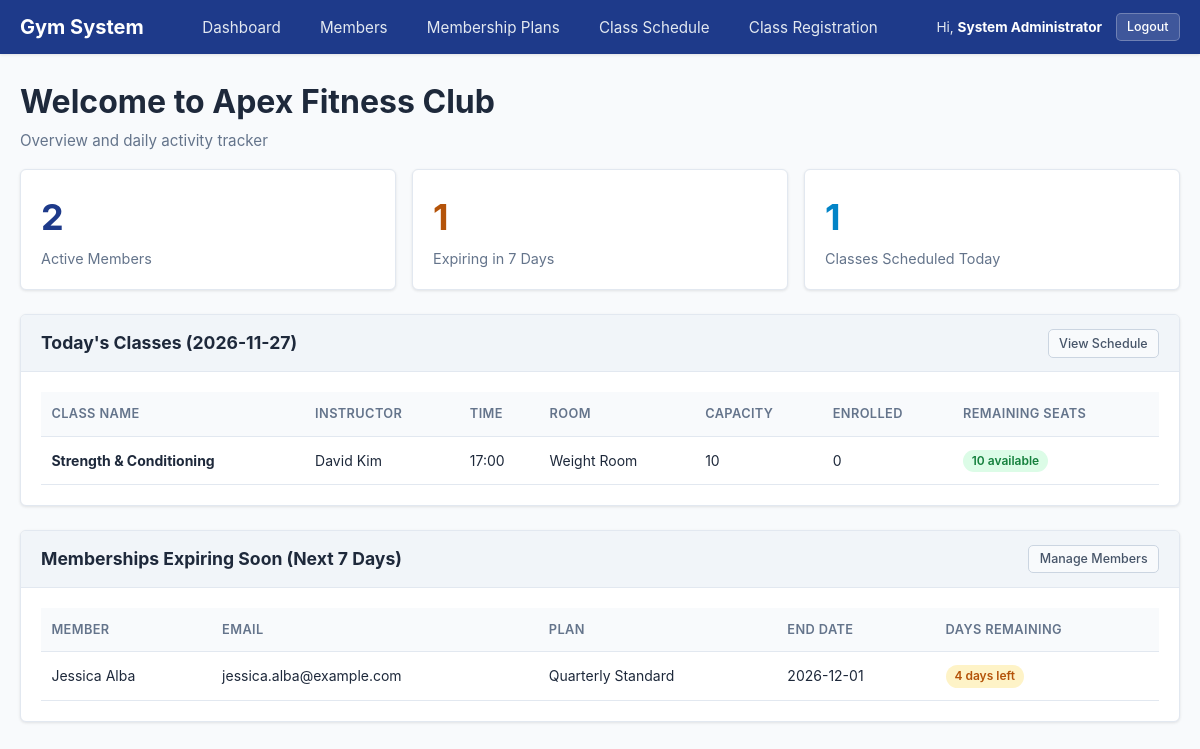
/pages/dashboard.php (signed in), run on the app's committed database.
### tables this page shows
CREATE TABLE IF NOT EXISTS `classes` (
    `id` INT AUTO_INCREMENT PRIMARY KEY,
    `class_name` VARCHAR(100) NOT NULL,
    `instructor_id` INT NOT NULL,
    `class_date` DATE NOT NULL,
    `start_time` TIME NOT NULL,
    `capacity` INT NOT NULL,
    `room` VARCHAR(50) NOT NULL,
    `created_at` TIMESTAMP DEFAULT CURRENT_TIMESTAMP,
    CONSTRAINT `fk_classes_instructor` FOREIGN KEY (`instructor_id`) REFERENCES `instructors` (`id`) ON DELETE RESTRICT
);

CREATE TABLE IF NOT EXISTS `instructors` (
    `id` INT AUTO_INCREMENT PRIMARY KEY,
    `full_name` VARCHAR(100) NOT NULL,
    `email` VARCHAR(100) NOT NULL,
    `created_at` TIMESTAMP DEFAULT CURRENT_TIMESTAMP
);

CREATE TABLE IF NOT EXISTS `memberships` (
    `id` INT AUTO_INCREMENT PRIMARY KEY,
    `member_id` INT NOT NULL,
    `plan_id` INT NOT NULL,
    `start_date` DATE NOT NULL,
    `end_date` DATE NOT NULL,
    `status` VARCHAR(20) NOT NULL DEFAULT 'Active',
    `created_at` TIMESTAMP DEFAULT CURRENT_TIMESTAMP,
    CONSTRAINT `fk_memberships_member` FOREIGN KEY (`member_id`) REFERENCES `members` (`id`) ON DELETE CASCADE,
    CONSTRAINT `fk_memberships_plan` FOREIGN KEY (`plan_id`) REFERENCES `membership_plans` (`id`) ON DELETE RESTRICT
);

CREATE TABLE IF NOT EXISTS `members` (
    `id` INT AUTO_INCREMENT PRIMARY KEY,
    `first_name` VARCHAR(50) NOT NULL,
    `last_name` VARCHAR(50) NOT NULL,
    `email` VARCHAR(100) NOT NULL UNIQUE,
    `phone` VARCHAR(20) NOT NULL,
    `date_of_birth` DATE NOT NULL,
    `status_id` INT NOT NULL,
    `joined_on` DATE NOT NULL,
    `created_at` TIMESTAMP DEFAULT CURRENT_TIMESTAMP,
    CONSTRAINT `fk_members_status` FOREIGN KEY (`status_id`) REFERENCES `member_statuses` (`id`) ON UPDATE CASCADE ON DELETE RESTRICT
);

CREATE TABLE IF NOT EXISTS `membership_plans` (
    `id` INT AUTO_INCREMENT PRIMARY KEY,
    `plan_name` VARCHAR(100) NOT NULL,
    `duration_days` INT NOT NULL,
    `price` DECIMAL(10, 2) NOT NULL,
    `created_at` TIMESTAMP DEFAULT CURRENT_TIMESTAMP
);

### includes/functions.php (called while the page is built, shortened)
<?php
function escape($value) {
    return htmlspecialchars((string)$value, ENT_QUOTES, 'UTF-8');
}

### models/member.php (called while the page is built, shortened)
<?php
class Member {
    private $db_connection;
    public function __construct($db_connection) {
        $this->db_connection = $db_connection;
    }
    public function getActiveCount() {
        $sql_query = "
            SELECT COUNT(*) AS total
            FROM members m
            JOIN member_statuses s ON m.status_id = s.id
            WHERE s.status_name = 'Active'
        ";
        $statement = $this->db_connection->prepare($sql_query);
        $statement->execute();
        $row = $statement->fetch();
        return $row ? (int)$row['total'] : 0;
    }
}

### models/membership.php (called while the page is built, shortened)
<?php
class Membership {
    private $db_connection;
    public function __construct($db_connection) {
        $this->db_connection = $db_connection;
    }
    public function getExpiringSoon($days_threshold = 7) {
        $sql_query = "
            SELECT ms.*, m.first_name, m.last_name, m.email, m.phone, p.plan_name,
                   DATEDIFF(ms.end_date, CURDATE()) AS days_remaining
            FROM memberships ms
            JOIN members m ON ms.member_id = m.id
            JOIN membership_plans p ON ms.plan_id = p.id
            WHERE ms.status = 'Active'
              AND ms.end_date >= CURDATE()
              AND ms.end_date <= DATE_ADD(CURDATE(), INTERVAL :days DAY)
            ORDER BY ms.end_date ASC
        ";
        $statement = $this->db_connection->prepare($sql_query);
        $statement->bindValue(':days', (int)$days_threshold, PDO::PARAM_INT);
        $statement->execute();
        return $statement->fetchAll();
    }
    public function syncExpiredMemberships() {
        $this->db_connection->query("
            UPDATE memberships
            SET status = 'Expired'
            WHERE status = 'Active' AND end_date < CURDATE()
        ");
        $this->db_connection->query("
            UPDATE members m
            JOIN (
                SELECT member_id, MAX(end_date) AS max_end
                FROM memberships
                GROUP BY member_id
            ) latest_ms ON m.id = latest_ms.member_id
            SET m.status_id = 2
            WHERE latest_ms.max_end < CURDATE() AND m.status_id = 1
        ");
    }
}

### models/gym_class.php (called while the page is built, shortened)
<?php
class GymClass {
    private $db_connection;
    public function __construct($db_connection) {
        $this->db_connection = $db_connection;
    }
    public function getTodayClasses() {
        $sql_query = "
            SELECT c.*, i.full_name AS instructor_name,
                   COUNT(r.id) AS registered_count,
                   (c.capacity - COUNT(r.id)) AS seats_remaining
            FROM classes c
            JOIN instructors i ON c.instructor_id = i.id
            LEFT JOIN registrations r ON c.id = r.class_id
            WHERE c.class_date = CURDATE()
            GROUP BY c.id
            ORDER BY c.start_time ASC
        ";
        $statement = $this->db_connection->prepare($sql_query);
        $statement->execute();
        return $statement->fetchAll();
    }
}

### pages/dashboard.php (the view, shortened to what this page needs)
<?php
require_once __DIR__ . '/../includes/header.php';
require_once __DIR__ . '/../models/member.php';
require_once __DIR__ . '/../models/membership.php';
require_once __DIR__ . '/../models/gym_class.php';
$pdo_connection = getDbConnection();
$member_model = new Member($pdo_connection);
$membership_model = new Membership($pdo_connection);
$class_model = new GymClass($pdo_connection);
$membership_model->syncExpiredMemberships();
$active_members_count = $member_model->getActiveCount();
$expiring_memberships = $membership_model->getExpiringSoon(7);
$today_classes = $class_model->getTodayClasses();
$gym_title = 'Apex Fitness Club';
?>
<div class="dashboard-header">
    <h1>Welcome to <?php echo escape($gym_title); ?></h1>
    <p class="subtitle">Overview and daily activity tracker</p>
</div>
<div class="stats-grid">
    <div class="stat-card">
        <div class="stat-number"><?php echo escape($active_members_count); ?></div>
        <div class="stat-label">Active Members</div>
    </div>
    <div class="stat-card stat-warning">
        <div class="stat-number"><?php echo count($expiring_memberships); ?></div>
        <div class="stat-label">Expiring in 7 Days</div>
    </div>
    <div class="stat-card stat-info">
        <div class="stat-number"><?php echo count($today_classes); ?></div>
        <div class="stat-label">Classes Scheduled Today</div>
    </div>
</div>
<div class="dashboard-sections">
    <section class="card mb-4">
        <div class="card-header">
            <h2>Today's Classes (<?php echo date('Y-m-d'); ?>)</h2>
            <a href="<?php echo escape(BASE_URL); ?>/pages/schedule.php" class="btn btn-sm btn-secondary">View Schedule</a>
        </div>
        <div class="card-body">
            <?php if (empty($today_classes)): ?>
                <p class="text-muted">No classes scheduled for today.</p>
            <?php else: ?>
                <table class="data-table">
                    <thead>
                        <tr>
                            <th>Class Name</th>
                            <th>Instructor</th>
                            <th>Time</th>
                            <th>Room</th>
                            <th>Capacity</th>
                            <th>Enrolled</th>
                            <th>Remaining Seats</th>
                        </tr>
                    </thead>
                    <tbody>
                        <?php foreach ($today_classes as $class_row): ?>
                            <tr>
                                <td><strong><?php echo escape($class_row['class_name']); ?></strong></td>
                                <td><?php echo escape($class_row['instructor_name']); ?></td>
                                <td><?php echo escape(substr($class_row['start_time'], 0, 5)); ?></td>
                                <td><?php echo escape($class_row['room']); ?></td>
                                <td><?php echo escape($class_row['capacity']); ?></td>
                                <td><?php echo escape($class_row['registered_count']); ?></td>
                                <td>
                                    <span class="badge <?php echo $class_row['seats_remaining'] > 0 ? 'badge-success' : 'badge-danger'; ?>">
                                        <?php echo escape($class_row['seats_remaining']); ?> available
                                    </span>
                                </td>
                            </tr>
                        <?php endforeach; ?>
                    </tbody>
                </table>
            <?php endif; ?>
        </div>
    </section>
    <section class="card">
        <div class="card-header">
            <h2>Memberships Expiring Soon (Next 7 Days)</h2>
            <a href="<?php echo escape(BASE_URL); ?>/pages/members.php" class="btn btn-sm btn-secondary">Manage Members</a>
        </div>
        <div class="card-body">
            <?php if (empty($expiring_memberships)): ?>
                <p class="text-muted">No memberships are expiring within the next 7 days.</p>
            <?php else: ?>
                <table class="data-table">
                    <thead>
                        <tr>
                            <th>Member</th>
                            <th>Email</th>
                            <th>Plan</th>
                            <th>End Date</th>
                            <th>Days Remaining</th>
                        </tr>
                    </thead>
                    <tbody>
                        <?php foreach ($expiring_memberships as $membership_row): ?>
                            <tr>
                                <td><?php echo escape($membership_row['first_name'] . ' ' . $membership_row['last_name']); ?></td>
                                <td><?php echo escape($membership_row['email']); ?></td>
                                <td><?php echo escape($membership_row['plan_name']); ?></td>
                                <td><?php echo escape($membership_row['end_date']); ?></td>
                                <td>
                                    <span class="badge badge-warning">
                                        <?php echo escape($membership_row['days_remaining']); ?> days left
                                    </span>
                                </td>
                            </tr>
                        <?php endforeach; ?>
                    </tbody>
                </table>
            <?php endif; ?>
        </div>
    </section>
</div>
<?php require_once __DIR__ . '/../includes/footer.php'; ?>

### assets/css/style.css (style rules this page uses)
:root { --primary-color: #1e3a8a; --primary-hover: #172554; --secondary-color: #64748b; --secondary-hover: #475569; --success-color: #15803d; --danger-color: #b91c1c; --warning-color: #b45309; --bg-color: #f8fafc; --card-bg: #ffffff; --text-color: #1e293b; --text-muted: #64748b; --border-color: #e2e8f0; --radius: 6px; --shadow: 0 1px 3px rgba(0, 0, 0, 0.1); }
* { box-sizing: border-box; margin: 0; padding: 0; }
body { font-family: -apple-system, BlinkMacSystemFont, "Segoe UI", Roboto, Helvetica, Arial, sans-serif; background-color: var(--bg-color); color: var(--text-color); line-height: 1.5; display: flex; flex-direction: column; min-height: 100vh; }
.subtitle { color: var(--text-muted); font-size: 0.95rem; margin-top: 0.25rem; }
.stats-grid { display: grid; grid-template-columns: repeat(auto-fit, minmax(240px, 1fr)); gap: 1rem; margin-bottom: 1.5rem; margin-top: 1rem; }
.stat-card { background-color: var(--card-bg); border: 1px solid var(--border-color); border-radius: var(--radius); padding: 1.25rem; box-shadow: var(--shadow); }
.stat-number { font-size: 2.25rem; font-weight: 700; color: var(--primary-color); }
.stat-card.stat-warning .stat-number { color: var(--warning-color); }
.stat-card.stat-info .stat-number { color: #0284c7; }
.stat-label { font-size: 0.9rem; color: var(--text-muted); margin-top: 0.25rem; }
.card { background-color: var(--card-bg); border: 1px solid var(--border-color); border-radius: var(--radius); box-shadow: var(--shadow); margin-bottom: 1.5rem; overflow: hidden; }
.card-header { background-color: #f1f5f9; padding: 0.85rem 1.25rem; border-bottom: 1px solid var(--border-color); display: flex; justify-content: space-between; align-items: center; }
.card-header h2 { font-size: 1.1rem; margin: 0; }
.card-body { padding: 1.25rem; }
.data-table { width: 100%; border-collapse: collapse; font-size: 0.875rem; }
.data-table th, .data-table td { padding: 0.75rem 0.65rem; border-bottom: 1px solid var(--border-color); text-align: left; vertical-align: middle; }
.data-table th { background-color: #f8fafc; color: var(--text-muted); font-weight: 600; font-size: 0.8rem; text-transform: uppercase; letter-spacing: 0.03em; }
.btn { display: inline-flex; align-items: center; justify-content: center; padding: 0.5rem 1rem; font-size: 0.875rem; font-weight: 500; line-height: 1.25; text-align: center; text-decoration: none; border: 1px solid transparent; border-radius: var(--radius); cursor: pointer; white-space: nowrap; transition: all 0.15s ease-in-out; }
.btn-secondary { background-color: var(--secondary-color); color: #ffffff; border-color: var(--secondary-color); }
.btn-sm { padding: 0.35rem 0.65rem; font-size: 0.78rem; font-weight: 500; border-radius: 5px; white-space: nowrap; }
.table-actions .btn-secondary, .btn-sm.btn-secondary { background-color: #f8fafc; color: #475569; border: 1px solid #cbd5e1; }
.badge { display: inline-block; padding: 0.25rem 0.55rem; border-radius: 9999px; font-size: 0.75rem; font-weight: 600; line-height: 1.2; white-space: nowrap; }
.badge-success { background-color: #dcfce7; color: var(--success-color); }
.badge-warning { background-color: #fef3c7; color: var(--warning-color); }
.mb-4 { margin-bottom: 1.5rem; }

### data on the page
classes: class_name "Strength & Conditioning", instructor.full_name "David Kim", start_time "17:00", room "Weight Room", capacity "10", registered_count "0", seats_remaining "10"
memberships: member.last_name "Jessica Alba", member.email "jessica.alba@example.com", plan.plan_name "Quarterly Standard", end_date "2026-12-01", days_remaining "4"

### other printed values
$current_user['name'] "System Administrator"
$gym_title "Apex Fitness Club"
$active_members_count "2"
count($expiring_memberships) "1"
count($today_classes) "1"
